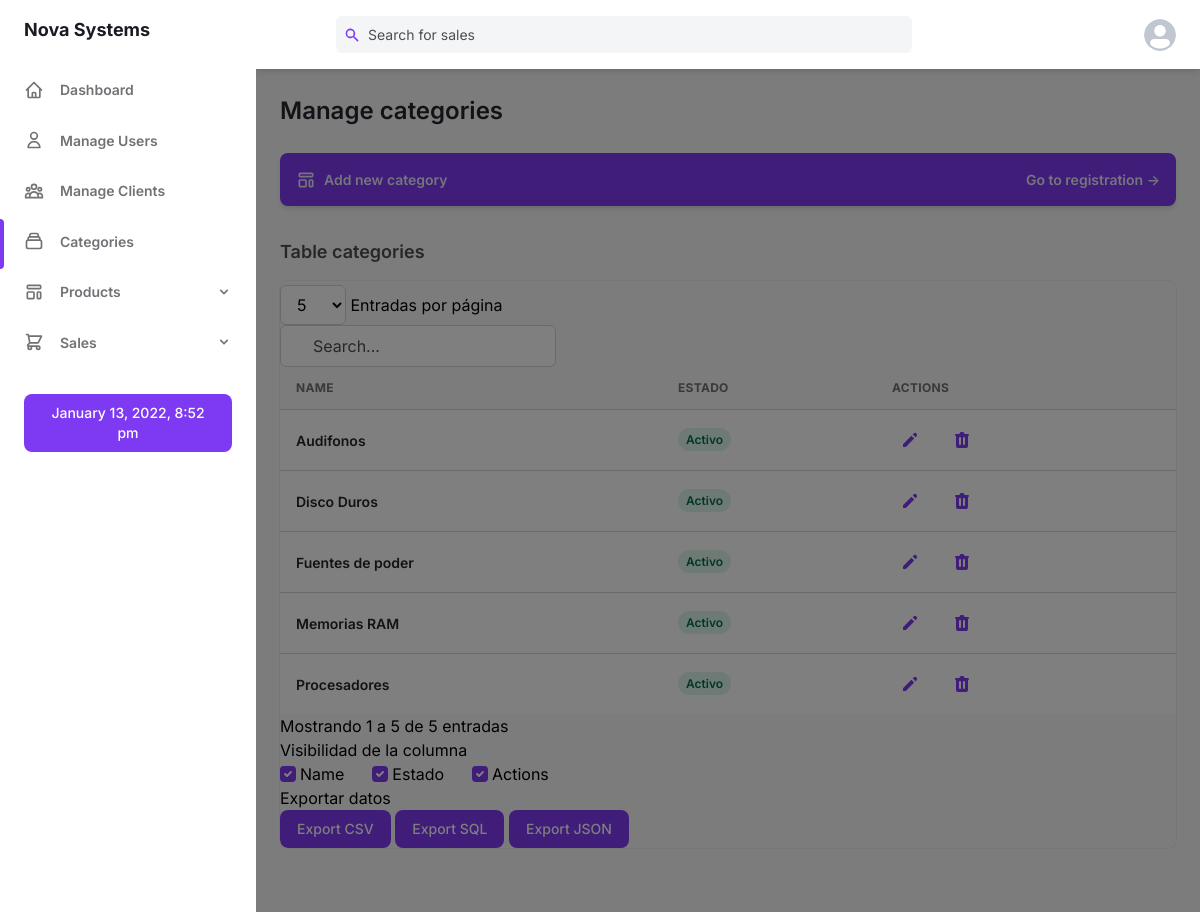
The app's page /categories.php (signed in) with its own data.
### tables this page shows
CREATE TABLE `categoria` (
  `id_categoria` int UNSIGNED NOT NULL,
  `nombre` varchar(30) NOT NULL,
  `estado` tinyint(1) NOT NULL DEFAULT '1'
);

### categories.php (the view, shortened to what this page needs)
<?php
    include "./instalacion/conexion.php";
    $consultaGeneral = $conect->prepare('SELECT * FROM categoria');
    $consultaGeneral->execute();
    $categorias = $consultaGeneral->fetchAll();
?>
<!DOCTYPE html>
<html :class="{ 'theme-dark': dark }" x-data="data()" lang="en">
  <head>
    <?php include "./layout/head.php"; ?>
    <link href="https://cdn.jsdelivr.net/npm/simple-datatables@latest/dist/style.css" rel="stylesheet" type="text/css">
  </head>
  <body>
    <div
      class="flex h-screen bg-gray-50 dark:bg-gray-900"
      :class="{ 'overflow-hidden': isSideMenuOpen}"
    >
      <?php include "./layout/aside.php"; ?>
      <div class="flex flex-col flex-1 w-full">
        <?php include "./layout/header.php"; ?>
        <main class="h-full pb-16 overflow-y-auto">
          <div class="container grid px-6 mx-auto">
            <h2
              class="my-6 text-2xl font-semibold text-gray-700 dark:text-gray-200"
            >
              Manage categories
            </h2>
            <a
              class="flex items-center justify-between p-4 mb-8 text-sm font-semibold text-purple-100 bg-purple-600 rounded-lg shadow-md focus:outline-none focus:shadow-outline-purple"
              href="./add_category.php"
            >
              <div class="flex items-center">
                <span>Add new category</span>
              </div>
              <span>Go to registration &RightArrow;</span>
            </a>
            <h4
              class="mb-4 text-lg font-semibold text-gray-600 dark:text-gray-300"
            >
              Table categories
            </h4>
            <div class="w-full overflow-hidden rounded-lg shadow-xs">
              <div class="w-full overflow-x-auto">
                <table id="table" class="w-full whitespace-no-wrap">
                  <thead>
                    <tr
                      class="text-xs font-semibold tracking-wide text-left text-gray-500 uppercase border-b dark:border-gray-700 bg-gray-50 dark:text-gray-400 dark:bg-gray-800"
                    >
                      <th class="px-4 py-3">Name</th>
                      <th class="px-4 py-3">Estado</th>
                      <th class="px-4 py-3">Actions</th>
                    </tr>
                  </thead>
                  <tbody
                    class="bg-white divide-y dark:divide-gray-700 dark:bg-gray-800"
                  >
                  <?php foreach ($categorias as $datos => $valor):?>
                    <tr class="text-gray-700 dark:text-gray-400">
                      <td class="px-4 py-3">
                        <div class="flex items-center text-sm">
                            <p class="font-semibold"><?= $valor['nombre']; ?></p>
                        </div>
                      </td>
                      <td class="px-4 py-3 text-xs">
                        <?php if ($valor['estado']==1):?>
                            <span
                          class="px-2 py-1 font-semibold leading-tight text-green-700 bg-green-100 rounded-full dark:bg-green-700 dark:text-green-100"
                        >
                        Activo
                        </span>
                        <?php else: ?>
                            <span class="px-2 py-1 font-semibold leading-tight text-red-700 bg-red-100 rounded-full dark:text-red-100 dark:bg-red-700">
                          Inactivo
                        </span>
                        <?php endif; ?>
                      </td>
                      <td class="px-4 py-3">
                        <div class="flex items-center space-x-4 text-sm">
                          <a
                            class="flex items-center justify-between px-2 py-2 text-sm font-medium leading-5 text-purple-600 rounded-lg dark:text-gray-400 focus:outline-none focus:shadow-outline-gray"
                            aria-label="Edit"
                            href="./edit_category.php?id_categoria=<?= $valor['id_categoria'] ?>"
                          >
                            <svg
                              class="w-5 h-5"
                              aria-hidden="true"
                              fill="currentColor"
                              viewBox="0 0 20 20"
                            >
                              <path
                                d="M13.586 3.586a2 2 0 112.828 2.828l-.793.793-2.828-2.828.793-.793zM11.379 5.793L3 14.172V17h2.828l8.38-8.379-2.83-2.828z"
                              ></path>
                            </svg>
                          </a>
                          <a
                            class="flex items-center justify-between px-2 py-2 text-sm font-medium leading-5 text-purple-600 rounded-lg dark:text-gray-400 focus:outline-none focus:shadow-outline-gray"
                            aria-label="Delete"
                            href="./inactivo.php?id_categoria=<?= $valor['id_categoria'] ?>"
                          >
                          </a>
                        </div>
                      </td>
                    </tr>
                    <?php endforeach; ?>
                  </tbody>
                </table>
              </div>
              <div id="hide">
                    <div class="form-group" id="columns"></div>
                    <div class="card-block">
                    <div class="card-header" id="titulo">
                    Exportar datos
                      </div>
                        <div class="form-group" id="exportar">
                    <button type="button" class="bttn success export px-4 py-2 text-sm font-medium leading-5 text-white transition-colors duration-150 bg-purple-600 border border-transparent rounded-lg active:bg-purple-600 hover:bg-purple-700 focus:outline-none focus:shadow-outline-purple" data-type="csv">Export CSV</button>
                    <button type="button" class="bttn success export px-4 py-2 text-sm font-medium leading-5 text-white transition-colors duration-150 bg-purple-600 border border-transparent rounded-lg active:bg-purple-600 hover:bg-purple-700 focus:outline-none focus:shadow-outline-purple" data-type="sql">Export SQL</button>
                    <button type="button" class="bttn success export px-4 py-2 text-sm font-medium leading-5 text-white transition-colors duration-150 bg-purple-600 border border-transparent rounded-lg active:bg-purple-600 hover:bg-purple-700 focus:outline-none focus:shadow-outline-purple" data-type="json">Export JSON</button>
                </div>
              </div>
                </div>
            </div>
          </div>
        </main>
      </div>
    </div>
  </body>
</html>

### records on screen
categoria: nombre "Audifonos", estado "Activo"
categoria: nombre "Disco Duros", estado "Activo"
categoria: nombre "Fuentes de poder", estado "Activo"
categoria: nombre "Memorias RAM", estado "Activo"
categoria: nombre "Procesadores", estado "Activo"
